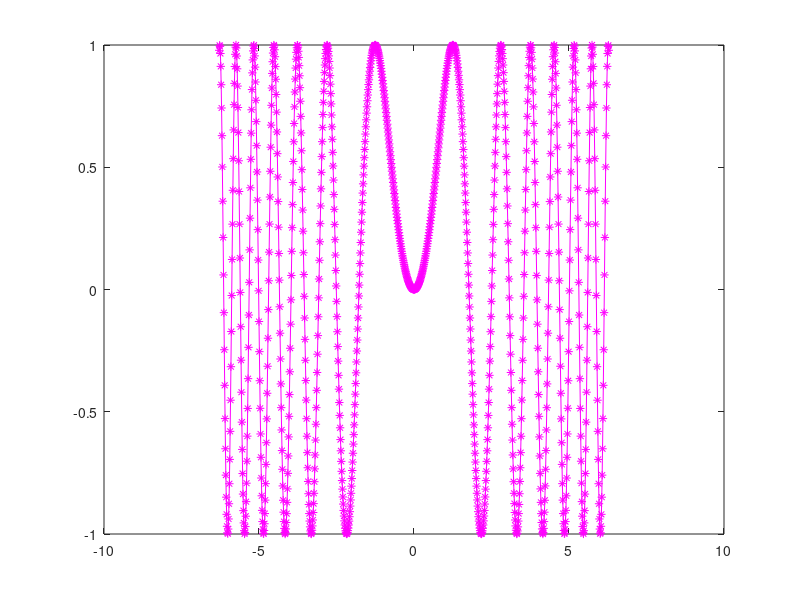
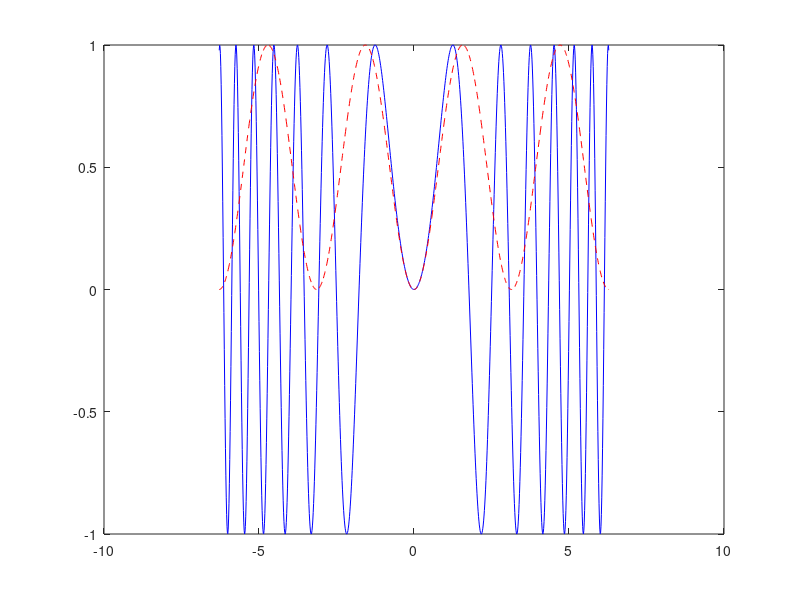

Source code (MATLAB) for these figures, in order:
f=@(x)sin(x.^2);

x=linspace(-2*pi,2*pi,100)
% x=linspace(a,b,n) crea un vettore riga di n elem, % contenenti le ascisse di n punti equispaziati
% sull’intervallo chiuso [a,b]

y=f(x); % valuto f

figure(2) % apro una finestra grafica

plot(x,y) % matlab disegna la spezzata che congiunge i punti (x_i,y_i)


x=linspace(-2*pi,2*pi,1000)
y=f(x);

%plot(x,y)

plot(x,y, 'm*-')

hold on

%color: c,m,y,r,b,g,w,k linestyle: -,--,:,-.,none marker: +,o,*,.,x,s

figure(3) 
g=@(x)(sin(x)).^2;
yg=g(x);
plot(x,y,'b-',x,yg,'r--');

